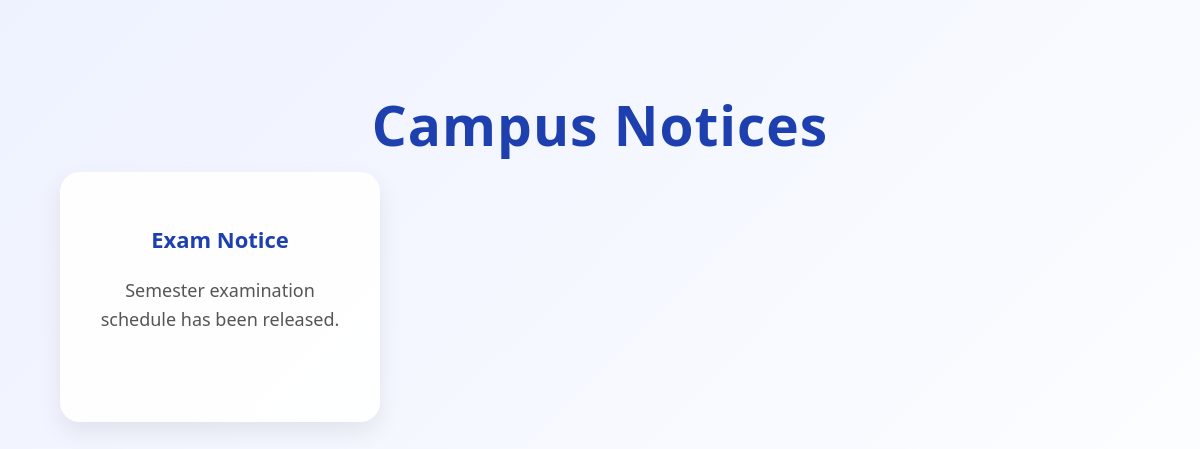
The page /notices on the database as committed earlier.
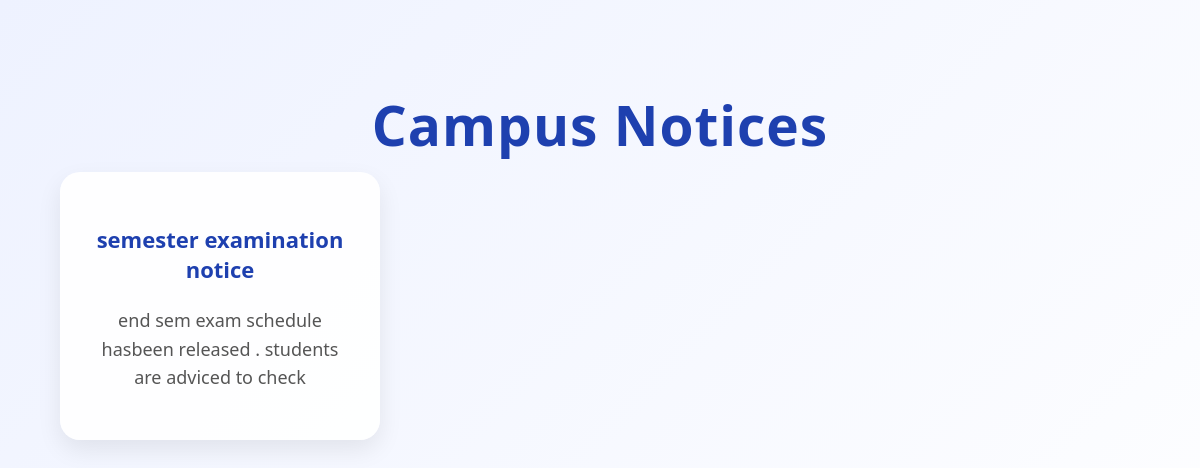
The same page on the database as committed later.
### app.py (models this page shows)
class Notice(db.Model):
    id = db.Column(db.Integer, primary_key=True)
    title = db.Column(db.String(100))
    message = db.Column(db.String(200))

### app.py (the view)
@app.route("/notices")
def notices():
    all_notices = Notice.query.all()
    return render_template("notices.html", notices=all_notices)

### templates/notices.html (shortened to what this page needs)
<!DOCTYPE html>
<html>
<head>
    <link rel="stylesheet" href="/static/style.css">
</head>
<body>
<div class="container">
<h1>Campus Notices</h1>
{% for notice in notices %}
<div class="card">
    <h3>{{ notice.title }}</h3>
    <p>{{ notice.message }}</p>
</div>
{% endfor %}
</div>
</body>
</html>

Rows that differ between the two databases and show on the page:
changed Notice: title "Exam Notice" → "semester examination notice"; message "Semester examination schedule has been released." → "end sem exam schedule hasbeen released . students are adviced to check"
